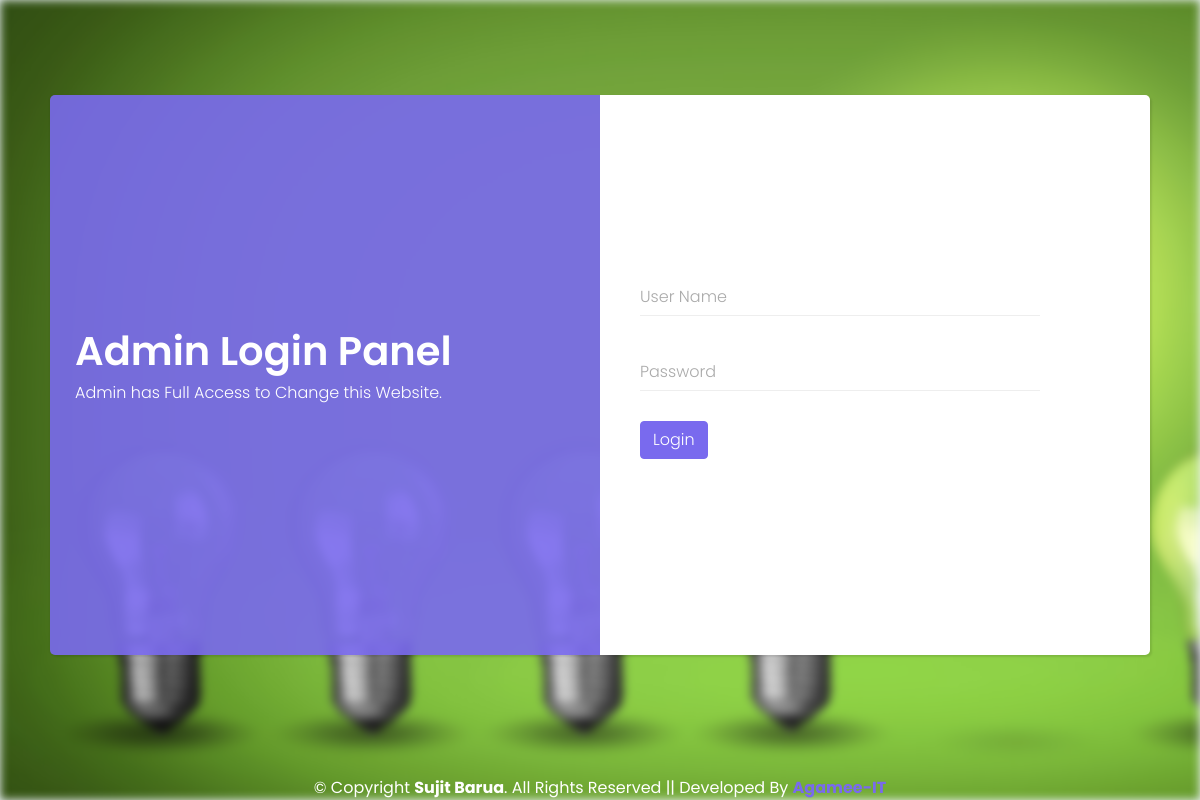
Before: /admin/login.php with the older database file.
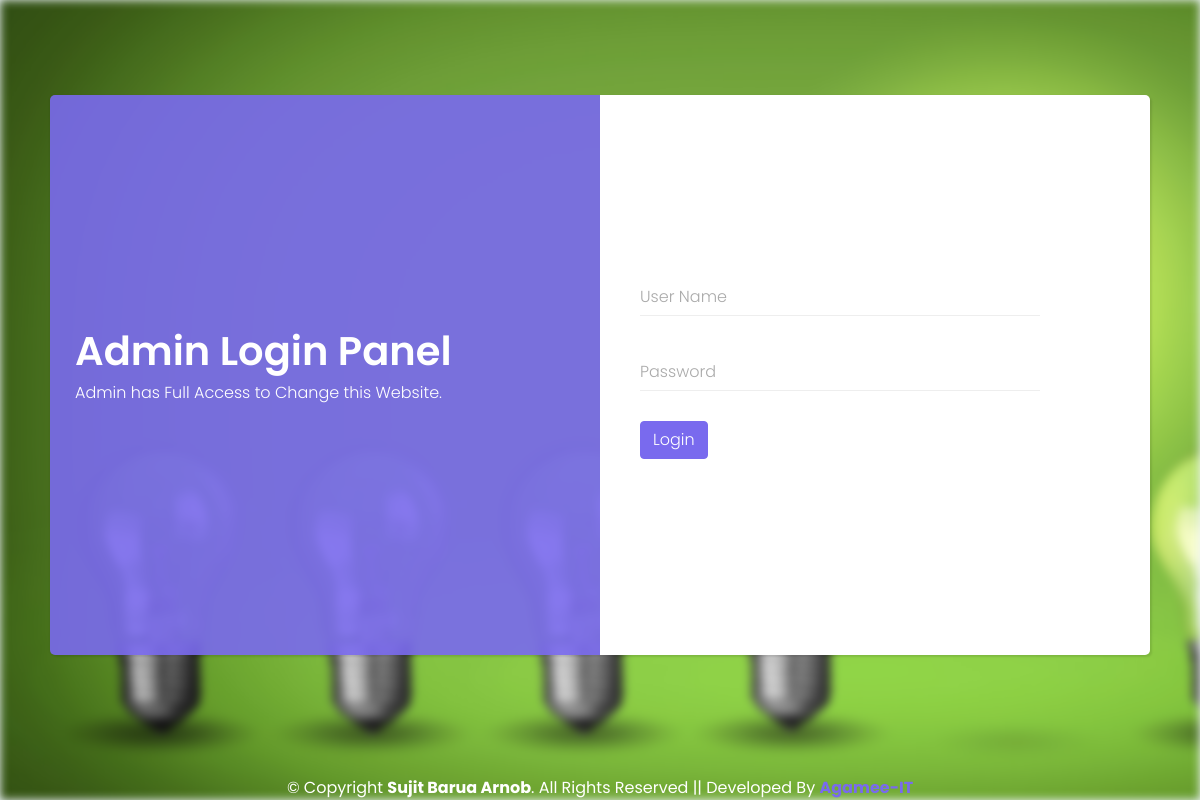
After: the same page with the newer database file.
### tables this page shows
CREATE TABLE `tbl_basic_info` (
  `id` int(11) NOT NULL,
  `name` varchar(255) NOT NULL,
  `nickname` varchar(100) NOT NULL,
  `logo` varchar(255) NOT NULL,
  `favicon` varchar(255) NOT NULL,
  `copyright` varchar(255) NOT NULL
);

### lib/database.php (called while the page is built, shortened)
<?php
class Database{
	public $host   = DB_HOST;
	public $user   = DB_USER;
	public $pass   = DB_PASS;
	public $dbname = DB_NAME;
	public $link1;
	private function connecDB()
	{
		$this->link1 = new mysqli($this->host, $this->user, $this->pass, $this->dbname);
	}
	public function select($query)
	{
		$result = $this->link1->query($query) or die ($this->link1->error.__LINE__);
		if($result->num_rows > 0){
			return $result;
		}
		else{
			return false;
		}
	}
	public function num_rows($query)
	{
		$result = $this->link1->query($query) or die ($this->link1->error.__LINE__);
		if($result->num_rows > 0){
			return true;
		}
		else{
			return false;
		}
	}
}
?>

### admin/login.php (the view, shortened to what this page needs)
<?php include '../lib/database.php'; ?>
<?php
	$db = new Database();
?>
<!DOCTYPE html>
<html>
  <head>
    <link rel="stylesheet" href="vendor/bootstrap/css/bootstrap.min.css">
    <link rel="stylesheet" href="vendor/font-awesome/css/font-awesome.min.css">
    <link rel="stylesheet" href="css/fontastic.css">
    <link rel="stylesheet" href="css/style.default.css" id="theme-stylesheet">
    <link rel="stylesheet" href="css/custom.css">
  </head>
  <body>
    <div class="page login-page">
      <div class="container d-flex align-items-center">
        <div class="form-holder has-shadow">
          <div class="row">
            <div class="col-lg-6">
              <div class="info d-flex align-items-center">
                <div class="content">
                  <div class="logo">
                    <h1>Admin Login  Panel</h1>
                  </div>
                  <p>Admin has Full Access to Change this Website.</p>
                </div>
              </div>
            </div>
            <div class="col-lg-6 bg-white">
              <div class="form d-flex align-items-center">
                <div class="content">
                  <form id="login-form" method="post" action="">
                    <div class="form-group">
                      <input id="login-email" type="email" name="email" required="" class="input-material">
                      <label for="login-email" class="label-material">User Name</label>
                    </div>
                    <div class="form-group">
                      <input id="login-password" type="password" name="password" required="" class="input-material">
                      <label for="login-password" class="label-material">Password</label>
                    </div>
					<input type="submit" class="btn btn-primary" id="login" value="Login"/>
                  </form>
                </div>
              </div>
            </div>
          </div>
        </div>
      </div>
      <div class="copyrights text-center">
<?php
$query = "select * from tbl_basic_info";
$getData = $db->num_rows($query);
if($getData)
{
  $getData1 = $db->select($query);
	while($result = $getData1->fetch_assoc())
	{
?>
        &copy; Copyright <strong><span><?php echo $result['name'];?></span></strong>. All Rights Reserved || Developed By <b><a href="#">Agamee-IT</a></b>
<?php } } else { ?>
  &copy; Copyright <strong><span>Sujit Barua</span></strong>. All Rights Reserved || Developed By <b><a href="#">Agamee-IT</a></b>
<?php }?>
      </div>
    </div>
  </body>
</html>

### admin/css/style.default.css (style rules this page uses)
body { overflow-x: hidden; }
a, i, span { display: inline-block; text-decoration: none; -webkit-transition: all 0.3s; transition: all 0.3s; }
button, input { outline: none !important; }
.bg-white { background: #fff !important; }
.page { background: #eef5f9; }
.page { overflow-x: hidden; }
.has-shadow { -webkit-box-shadow: 2px 2px 2px rgba(0, 0, 0, 0.1), -1px 0 2px rgba(0, 0, 0, 0.05); box-shadow: 2px 2px 2px rgba(0, 0, 0, 0.1), -1px 0 2px rgba(0, 0, 0, 0.05); }
button, input[type="submit"] { cursor: pointer; font-family: inherit; font-weight: 300 !important; }
input.input-material { width: 100%; border: none; border-bottom: 1px solid #eee; padding: 10px 0; }
input.input-material ~ label { color: #aaa; position: absolute; top: 14px; left: 0; cursor: text; -webkit-transition: all 0.2s; transition: all 0.2s; font-weight: 300; }
.login-page { position: relative; }
.login-page::before { content: ""; width: 100%; height: 100%; display: block; z-index: -1; background: url(../img/bg.jpg); background-size: cover; -webkit-filter: blur(0px); filter: blur(5px); z-index: 1; position: absolute; top: 0; right: 0; }
.login-page .container { min-height: 100vh; z-index: 999; padding: 20px; position: relative; }
.login-page .form-holder { width: 100%; border-radius: 5px; overflow: hidden; margin-bottom: 50px; }
.login-page .form-holder .info, .login-page .form-holder .form { min-height: 70vh; padding: 40px; height: 100%; }
.login-page .form-holder div[class*="col-"] { padding: 0; }
.login-page .form-holder .info { background: rgba(121, 106, 238, 0.9); color: #fff; }
.login-page .form-holder .info h1 { font-size: 2.5em; font-weight: 600; }
.login-page .form-holder .info p { font-weight: 300; }
.login-page .form-holder .form .form-group { position: relative; margin-bottom: 30px; }
.login-page .form-holder .form .content { width: 100%; }
.login-page .form-holder .form form { width: 100%; max-width: 400px; }
.login-page .form-holder .form #login, .login-page .form-holder .form #register { margin-bottom: 20px; cursor: pointer; }
.login-page .copyrights { width: 100%; z-index: 9999; position: absolute; bottom: 0; left: 0; color: #fff; }
.btn { font-weight: 400; border: 1px solid transparent; padding: 0.375rem 0.75rem; font-size: 1rem; line-height: 1.5; border-radius: 0.25rem; -webkit-transition: background-color 0.15s ease-in-out, border-color 0.15s ease-in-out, -webkit-box-shadow 0.15s ease-in-out; transition: background-color 0.15s ease-in-out, border-color 0.15s ease-in-out, -webkit-box-shadow 0.15s ease-in-out; transition: background-color 0.15s ease-in-out, border-color 0.15s ease-in-out, box-shadow 0.15s ease-in-out; transition: background-color 0.15s ease-in-out, border-color 0.15s ease-in-out, box-shadow 0.15s ease-in-out, -webkit-box-shadow 0.15s ease-in-out; }
.btn-primary { color: color-yiq(#796aee); background-color: #796aee; border-color: #796aee; }
body { font-family: "Poppins", sans-serif; font-size: 1rem; font-weight: 400; line-height: 1.5; color: #212529; background-color: #fff; }
a { color: #796aee; text-decoration: none; }
h1, h2, h3, h4, h5, h6, .h1, .h2, .h3, .h4, .h5, .h6 { margin-bottom: 0.5rem; font-family: inherit; font-weight: 700; line-height: 1.1; color: inherit; }
h1, .h1 { font-size: 1.5rem; }

Changed rows visible on the page:
added tbl_basic_info: name "Sujit Barua Arnob"
Other visible differences:
text no longer shown: "© Copyright Sujit Barua . All Rights Reserved || Developed By Agamee-IT"
